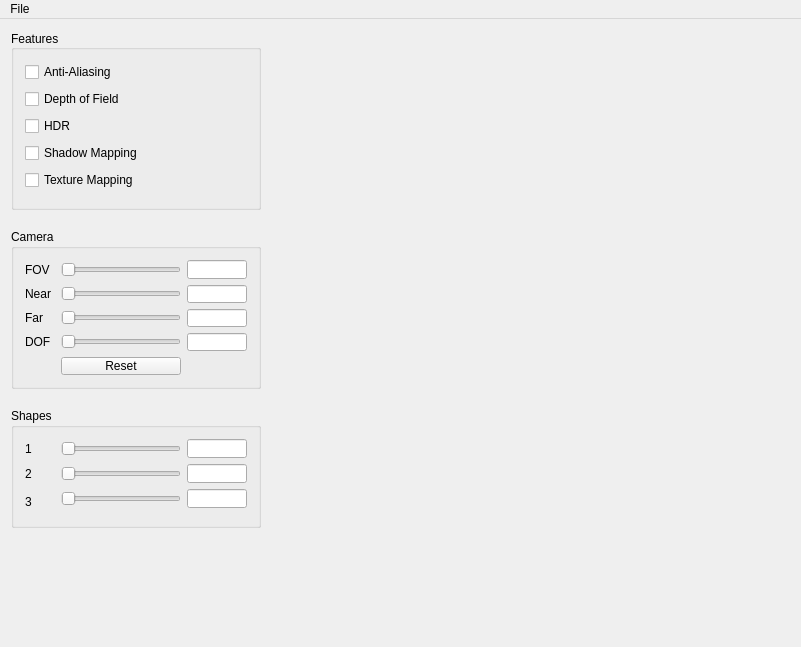
<?xml version="1.0" encoding="UTF-8"?>
<ui version="4.0">
 <class>MainWindow</class>
 <widget class="QMainWindow" name="MainWindow">
  <property name="geometry">
   <rect>
    <x>0</x>
    <y>0</y>
    <width>800</width>
    <height>647</height>
   </rect>
  </property>
  <property name="windowTitle">
   <string>A CS123 Final</string>
  </property>
  <widget class="QWidget" name="centralWidget">
   <layout class="QHBoxLayout" name="horizontalLayout_2">
    <item>
     <layout class="QVBoxLayout" name="verticalLayout">
      <item>
       <widget class="QGroupBox" name="featureBox">
        <property name="sizePolicy">
         <sizepolicy hsizetype="Preferred" vsizetype="Minimum">
          <horstretch>0</horstretch>
          <verstretch>0</verstretch>
         </sizepolicy>
        </property>
        <property name="minimumSize">
         <size>
          <width>250</width>
          <height>180</height>
         </size>
        </property>
        <property name="maximumSize">
         <size>
          <width>250</width>
          <height>180</height>
         </size>
        </property>
        <property name="title">
         <string>Features</string>
        </property>
        <property name="alignment">
         <set>Qt::AlignLeading|Qt::AlignLeft|Qt::AlignVCenter</set>
        </property>
        <layout class="QVBoxLayout" name="verticalLayout_3">
         <item>
          <widget class="QCheckBox" name="antiAliasing">
           <property name="sizePolicy">
            <sizepolicy hsizetype="Minimum" vsizetype="Fixed">
             <horstretch>0</horstretch>
             <verstretch>0</verstretch>
            </sizepolicy>
           </property>
           <property name="text">
            <string>Anti-Aliasing</string>
           </property>
          </widget>
         </item>
         <item>
          <widget class="QCheckBox" name="depthOfField">
           <property name="text">
            <string>Depth of Field</string>
           </property>
          </widget>
         </item>
         <item>
          <widget class="QCheckBox" name="hdr">
           <property name="text">
            <string>HDR</string>
           </property>
          </widget>
         </item>
         <item>
          <widget class="QCheckBox" name="shadowMapping">
           <property name="text">
            <string>Shadow Mapping</string>
           </property>
          </widget>
         </item>
         <item>
          <widget class="QCheckBox" name="textureMapping">
           <property name="text">
            <string>Texture Mapping</string>
           </property>
          </widget>
         </item>
        </layout>
       </widget>
      </item>
      <item>
       <spacer name="boxVSpacer1">
        <property name="orientation">
         <enum>Qt::Vertical</enum>
        </property>
        <property name="sizeType">
         <enum>QSizePolicy::Fixed</enum>
        </property>
        <property name="sizeHint" stdset="0">
         <size>
          <width>20</width>
          <height>13</height>
         </size>
        </property>
       </spacer>
      </item>
      <item>
       <widget class="QGroupBox" name="cameraBox">
        <property name="minimumSize">
         <size>
          <width>250</width>
          <height>160</height>
         </size>
        </property>
        <property name="maximumSize">
         <size>
          <width>250</width>
          <height>160</height>
         </size>
        </property>
        <property name="title">
         <string>Camera</string>
        </property>
        <layout class="QGridLayout" name="gridLayout_2" rowstretch="0,0,0,0,0,0,0,0,0,0" rowminimumheight="0,0,0,0,0,0,0,0,0,0">
         <item row="0" column="3">
          <widget class="QLineEdit" name="fovInput">
           <property name="minimumSize">
            <size>
             <width>60</width>
             <height>0</height>
            </size>
           </property>
           <property name="maximumSize">
            <size>
             <width>60</width>
             <height>16777215</height>
            </size>
           </property>
          </widget>
         </item>
         <item row="8" column="1">
          <widget class="QSlider" name="dofSlider">
           <property name="sizePolicy">
            <sizepolicy hsizetype="Preferred" vsizetype="Fixed">
             <horstretch>0</horstretch>
             <verstretch>0</verstretch>
            </sizepolicy>
           </property>
           <property name="minimumSize">
            <size>
             <width>120</width>
             <height>0</height>
            </size>
           </property>
           <property name="maximumSize">
            <size>
             <width>120</width>
             <height>16777215</height>
            </size>
           </property>
           <property name="orientation">
            <enum>Qt::Horizontal</enum>
           </property>
          </widget>
         </item>
         <item row="0" column="1">
          <widget class="QSlider" name="fovSlider">
           <property name="minimumSize">
            <size>
             <width>120</width>
             <height>0</height>
            </size>
           </property>
           <property name="maximumSize">
            <size>
             <width>120</width>
             <height>16777215</height>
            </size>
           </property>
           <property name="orientation">
            <enum>Qt::Horizontal</enum>
           </property>
          </widget>
         </item>
         <item row="8" column="0">
          <widget class="QLabel" name="dofLabel">
           <property name="minimumSize">
            <size>
             <width>30</width>
             <height>0</height>
            </size>
           </property>
           <property name="maximumSize">
            <size>
             <width>30</width>
             <height>16777215</height>
            </size>
           </property>
           <property name="text">
            <string>DOF</string>
           </property>
          </widget>
         </item>
         <item row="6" column="0">
          <widget class="QLabel" name="farLabel">
           <property name="maximumSize">
            <size>
             <width>30</width>
             <height>16777215</height>
            </size>
           </property>
           <property name="text">
            <string>Far</string>
           </property>
          </widget>
         </item>
         <item row="0" column="0">
          <widget class="QLabel" name="fovLabel">
           <property name="minimumSize">
            <size>
             <width>30</width>
             <height>0</height>
            </size>
           </property>
           <property name="maximumSize">
            <size>
             <width>30</width>
             <height>16777215</height>
            </size>
           </property>
           <property name="text">
            <string>FOV</string>
           </property>
          </widget>
         </item>
         <item row="3" column="1">
          <widget class="QSlider" name="nearSlider">
           <property name="sizePolicy">
            <sizepolicy hsizetype="Preferred" vsizetype="Fixed">
             <horstretch>0</horstretch>
             <verstretch>0</verstretch>
            </sizepolicy>
           </property>
           <property name="minimumSize">
            <size>
             <width>120</width>
             <height>0</height>
            </size>
           </property>
           <property name="maximumSize">
            <size>
             <width>120</width>
             <height>16777215</height>
            </size>
           </property>
           <property name="orientation">
            <enum>Qt::Horizontal</enum>
           </property>
          </widget>
         </item>
         <item row="3" column="3">
          <widget class="QLineEdit" name="nearInput">
           <property name="minimumSize">
            <size>
             <width>60</width>
             <height>0</height>
            </size>
           </property>
           <property name="maximumSize">
            <size>
             <width>60</width>
             <height>16777215</height>
            </size>
           </property>
          </widget>
         </item>
         <item row="3" column="0">
          <widget class="QLabel" name="nearLabel">
           <property name="maximumSize">
            <size>
             <width>30</width>
             <height>16777215</height>
            </size>
           </property>
           <property name="text">
            <string>Near</string>
           </property>
          </widget>
         </item>
         <item row="8" column="3">
          <widget class="QLineEdit" name="dofInput">
           <property name="minimumSize">
            <size>
             <width>60</width>
             <height>0</height>
            </size>
           </property>
           <property name="maximumSize">
            <size>
             <width>60</width>
             <height>16777215</height>
            </size>
           </property>
          </widget>
         </item>
         <item row="6" column="3">
          <widget class="QLineEdit" name="farInput">
           <property name="minimumSize">
            <size>
             <width>60</width>
             <height>0</height>
            </size>
           </property>
           <property name="maximumSize">
            <size>
             <width>60</width>
             <height>16777215</height>
            </size>
           </property>
          </widget>
         </item>
         <item row="6" column="1">
          <widget class="QSlider" name="farSlider">
           <property name="sizePolicy">
            <sizepolicy hsizetype="Preferred" vsizetype="Fixed">
             <horstretch>0</horstretch>
             <verstretch>0</verstretch>
            </sizepolicy>
           </property>
           <property name="minimumSize">
            <size>
             <width>120</width>
             <height>0</height>
            </size>
           </property>
           <property name="maximumSize">
            <size>
             <width>120</width>
             <height>16777215</height>
            </size>
           </property>
           <property name="orientation">
            <enum>Qt::Horizontal</enum>
           </property>
          </widget>
         </item>
         <item row="9" column="1">
          <widget class="QPushButton" name="resetCameraButton">
           <property name="text">
            <string>Reset</string>
           </property>
          </widget>
         </item>
        </layout>
       </widget>
      </item>
      <item>
       <spacer name="boxVSpacer2">
        <property name="orientation">
         <enum>Qt::Vertical</enum>
        </property>
        <property name="sizeType">
         <enum>QSizePolicy::Fixed</enum>
        </property>
        <property name="sizeHint" stdset="0">
         <size>
          <width>20</width>
          <height>13</height>
         </size>
        </property>
       </spacer>
      </item>
      <item>
       <widget class="QGroupBox" name="shapeBox">
        <property name="minimumSize">
         <size>
          <width>250</width>
          <height>120</height>
         </size>
        </property>
        <property name="maximumSize">
         <size>
          <width>250</width>
          <height>120</height>
         </size>
        </property>
        <property name="title">
         <string>Shapes</string>
        </property>
        <layout class="QGridLayout" name="gridLayout" rowstretch="0,0,0,0,0">
         <item row="3" column="1">
          <widget class="QSlider" name="shapeSlider3">
           <property name="minimumSize">
            <size>
             <width>120</width>
             <height>0</height>
            </size>
           </property>
           <property name="maximumSize">
            <size>
             <width>120</width>
             <height>16777215</height>
            </size>
           </property>
           <property name="orientation">
            <enum>Qt::Horizontal</enum>
           </property>
          </widget>
         </item>
         <item row="0" column="0">
          <widget class="QLabel" name="shapeLabel1">
           <property name="sizePolicy">
            <sizepolicy hsizetype="Minimum" vsizetype="Preferred">
             <horstretch>0</horstretch>
             <verstretch>0</verstretch>
            </sizepolicy>
           </property>
           <property name="minimumSize">
            <size>
             <width>30</width>
             <height>0</height>
            </size>
           </property>
           <property name="maximumSize">
            <size>
             <width>30</width>
             <height>16777215</height>
            </size>
           </property>
           <property name="text">
            <string>1</string>
           </property>
          </widget>
         </item>
         <item row="2" column="1">
          <widget class="QSlider" name="shapeSlider2">
           <property name="minimumSize">
            <size>
             <width>120</width>
             <height>0</height>
            </size>
           </property>
           <property name="maximumSize">
            <size>
             <width>120</width>
             <height>16777215</height>
            </size>
           </property>
           <property name="orientation">
            <enum>Qt::Horizontal</enum>
           </property>
          </widget>
         </item>
         <item row="3" column="3">
          <widget class="QLineEdit" name="shapeParam3">
           <property name="minimumSize">
            <size>
             <width>60</width>
             <height>0</height>
            </size>
           </property>
           <property name="maximumSize">
            <size>
             <width>60</width>
             <height>16777215</height>
            </size>
           </property>
          </widget>
         </item>
         <item row="2" column="3">
          <widget class="QLineEdit" name="shapeParam2">
           <property name="minimumSize">
            <size>
             <width>60</width>
             <height>0</height>
            </size>
           </property>
           <property name="maximumSize">
            <size>
             <width>60</width>
             <height>16777215</height>
            </size>
           </property>
           <property name="text">
            <string/>
           </property>
          </widget>
         </item>
         <item row="3" column="0" rowspan="2">
          <widget class="QLabel" name="shapeLabel3">
           <property name="minimumSize">
            <size>
             <width>30</width>
             <height>0</height>
            </size>
           </property>
           <property name="maximumSize">
            <size>
             <width>30</width>
             <height>16777215</height>
            </size>
           </property>
           <property name="text">
            <string>3</string>
           </property>
          </widget>
         </item>
         <item row="2" column="0">
          <widget class="QLabel" name="shapeLabel2">
           <property name="minimumSize">
            <size>
             <width>30</width>
             <height>0</height>
            </size>
           </property>
           <property name="maximumSize">
            <size>
             <width>30</width>
             <height>16777215</height>
            </size>
           </property>
           <property name="text">
            <string>2</string>
           </property>
          </widget>
         </item>
         <item row="0" column="1" colspan="2">
          <widget class="QSlider" name="shapeSlider1">
           <property name="minimumSize">
            <size>
             <width>120</width>
             <height>0</height>
            </size>
           </property>
           <property name="maximumSize">
            <size>
             <width>120</width>
             <height>16777215</height>
            </size>
           </property>
           <property name="orientation">
            <enum>Qt::Horizontal</enum>
           </property>
          </widget>
         </item>
         <item row="0" column="3">
          <widget class="QLineEdit" name="shapeParam1">
           <property name="minimumSize">
            <size>
             <width>60</width>
             <height>0</height>
            </size>
           </property>
           <property name="maximumSize">
            <size>
             <width>60</width>
             <height>16777215</height>
            </size>
           </property>
          </widget>
         </item>
        </layout>
       </widget>
      </item>
      <item>
       <spacer name="boxVSpacer4">
        <property name="orientation">
         <enum>Qt::Vertical</enum>
        </property>
        <property name="sizeType">
         <enum>QSizePolicy::Expanding</enum>
        </property>
        <property name="sizeHint" stdset="0">
         <size>
          <width>20</width>
          <height>13</height>
         </size>
        </property>
       </spacer>
      </item>
     </layout>
    </item>
    <item>
     <spacer name="horizontalSpacer">
      <property name="orientation">
       <enum>Qt::Horizontal</enum>
      </property>
      <property name="sizeType">
       <enum>QSizePolicy::Fixed</enum>
      </property>
      <property name="sizeHint" stdset="0">
       <size>
        <width>10</width>
        <height>20</height>
       </size>
      </property>
     </spacer>
    </item>
    <item>
     <layout class="QVBoxLayout" name="verticalLayout_2">
      <item>
       <spacer name="viewVSpacer1">
        <property name="orientation">
         <enum>Qt::Vertical</enum>
        </property>
        <property name="sizeType">
         <enum>QSizePolicy::Fixed</enum>
        </property>
        <property name="sizeHint" stdset="0">
         <size>
          <width>20</width>
          <height>10</height>
         </size>
        </property>
       </spacer>
      </item>
      <item>
       <widget class="View" name="view" native="true">
        <property name="sizePolicy">
         <sizepolicy hsizetype="Expanding" vsizetype="Preferred">
          <horstretch>0</horstretch>
          <verstretch>0</verstretch>
         </sizepolicy>
        </property>
        <property name="minimumSize">
         <size>
          <width>500</width>
          <height>500</height>
         </size>
        </property>
       </widget>
      </item>
      <item>
       <spacer name="viewVSpacer2">
        <property name="orientation">
         <enum>Qt::Vertical</enum>
        </property>
        <property name="sizeType">
         <enum>QSizePolicy::Fixed</enum>
        </property>
        <property name="sizeHint" stdset="0">
         <size>
          <width>20</width>
          <height>10</height>
         </size>
        </property>
       </spacer>
      </item>
     </layout>
    </item>
    <item>
     <spacer name="horizontalSpacer_2">
      <property name="orientation">
       <enum>Qt::Horizontal</enum>
      </property>
      <property name="sizeType">
       <enum>QSizePolicy::Fixed</enum>
      </property>
      <property name="sizeHint" stdset="0">
       <size>
        <width>13</width>
        <height>20</height>
       </size>
      </property>
     </spacer>
    </item>
   </layout>
  </widget>
  <widget class="QMenuBar" name="menuBar">
   <property name="geometry">
    <rect>
     <x>0</x>
     <y>0</y>
     <width>800</width>
     <height>20</height>
    </rect>
   </property>
   <widget class="QMenu" name="menuFile">
    <property name="title">
     <string>File</string>
    </property>
    <addaction name="actionOpen"/>
   </widget>
   <addaction name="menuFile"/>
  </widget>
  <action name="actionOpen">
   <property name="text">
    <string>Open</string>
   </property>
   <property name="shortcut">
    <string>Ctrl+O</string>
   </property>
  </action>
 </widget>
 <layoutdefault spacing="6" margin="11"/>
 <customwidgets>
  <customwidget>
   <class>View</class>
   <extends>QWidget</extends>
   <header>view.h</header>
  </customwidget>
 </customwidgets>
 <resources/>
 <connections/>
</ui>
